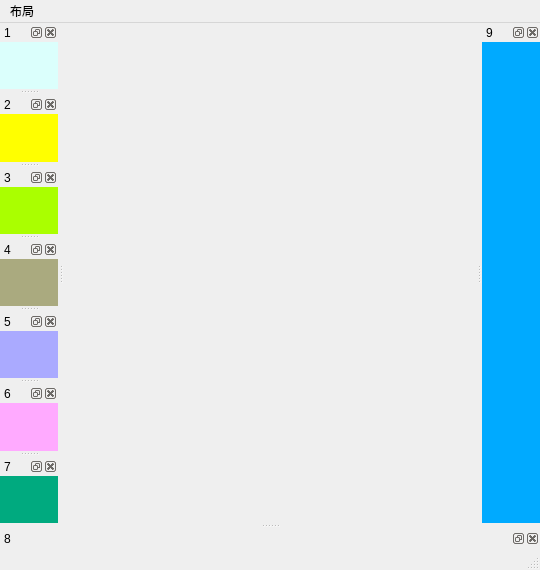
<?xml version="1.0" encoding="UTF-8"?>
<ui version="4.0">
 <class>func3</class>
 <widget class="QMainWindow" name="func3">
  <property name="geometry">
   <rect>
    <x>0</x>
    <y>0</y>
    <width>540</width>
    <height>570</height>
   </rect>
  </property>
  <property name="windowTitle">
   <string>MainWindow</string>
  </property>
  <widget class="QWidget" name="centralwidget"/>
  <widget class="QMenuBar" name="menubar">
   <property name="geometry">
    <rect>
     <x>0</x>
     <y>0</y>
     <width>540</width>
     <height>21</height>
    </rect>
   </property>
   <widget class="QMenu" name="menu">
    <property name="title">
     <string>布局</string>
    </property>
    <addaction name="action_sudoku"/>
    <addaction name="action_v"/>
    <addaction name="action_h"/>
   </widget>
   <addaction name="menu"/>
  </widget>
  <widget class="QStatusBar" name="statusbar"/>
  <widget class="QDockWidget" name="w_1">
   <property name="styleSheet">
    <string notr="true">background-color: rgb(219, 255, 252);</string>
   </property>
   <property name="allowedAreas">
    <set>Qt::DockWidgetArea::AllDockWidgetAreas</set>
   </property>
   <property name="windowTitle">
    <string>1</string>
   </property>
   <attribute name="dockWidgetArea">
    <number>1</number>
   </attribute>
   <widget class="QWidget" name="dockWidgetContents_9"/>
  </widget>
  <widget class="QDockWidget" name="w_2">
   <property name="styleSheet">
    <string notr="true">background-color: rgb(255, 255, 0);</string>
   </property>
   <property name="windowTitle">
    <string>2</string>
   </property>
   <attribute name="dockWidgetArea">
    <number>1</number>
   </attribute>
   <widget class="QWidget" name="dockWidgetContents_11"/>
  </widget>
  <widget class="QDockWidget" name="w_3">
   <property name="styleSheet">
    <string notr="true">background-color: rgb(170, 255, 0);</string>
   </property>
   <property name="windowTitle">
    <string>3</string>
   </property>
   <attribute name="dockWidgetArea">
    <number>1</number>
   </attribute>
   <widget class="QWidget" name="dockWidgetContents_12"/>
  </widget>
  <widget class="QDockWidget" name="w_4">
   <property name="styleSheet">
    <string notr="true">background-color: rgb(170, 170, 127);</string>
   </property>
   <property name="windowTitle">
    <string>4</string>
   </property>
   <attribute name="dockWidgetArea">
    <number>1</number>
   </attribute>
   <widget class="QWidget" name="dockWidgetContents_13"/>
  </widget>
  <widget class="QDockWidget" name="w_5">
   <property name="styleSheet">
    <string notr="true">background-color: rgb(170, 170, 255);</string>
   </property>
   <property name="windowTitle">
    <string>5</string>
   </property>
   <attribute name="dockWidgetArea">
    <number>1</number>
   </attribute>
   <widget class="QWidget" name="dockWidgetContents_14"/>
  </widget>
  <widget class="QDockWidget" name="w_6">
   <property name="styleSheet">
    <string notr="true">background-color: rgb(255, 170, 255);</string>
   </property>
   <property name="windowTitle">
    <string>6</string>
   </property>
   <attribute name="dockWidgetArea">
    <number>1</number>
   </attribute>
   <widget class="QWidget" name="dockWidgetContents_15"/>
  </widget>
  <widget class="QDockWidget" name="w_7">
   <property name="styleSheet">
    <string notr="true">background-color: rgb(0, 170, 127);</string>
   </property>
   <property name="windowTitle">
    <string>7</string>
   </property>
   <attribute name="dockWidgetArea">
    <number>1</number>
   </attribute>
   <widget class="QWidget" name="dockWidgetContents_16"/>
  </widget>
  <widget class="QDockWidget" name="w_8">
   <property name="styleSheet">
    <string notr="true">background-color: rgb(255, 85, 0);</string>
   </property>
   <property name="windowTitle">
    <string>8</string>
   </property>
   <attribute name="dockWidgetArea">
    <number>8</number>
   </attribute>
   <widget class="QWidget" name="dockWidgetContents_18"/>
  </widget>
  <widget class="QDockWidget" name="w_9">
   <property name="styleSheet">
    <string notr="true">background-color: rgb(0, 170, 255);</string>
   </property>
   <property name="windowTitle">
    <string>9</string>
   </property>
   <attribute name="dockWidgetArea">
    <number>2</number>
   </attribute>
   <widget class="QWidget" name="dockWidgetContents_19"/>
  </widget>
  <action name="action_sudoku">
   <property name="text">
    <string>九宫格</string>
   </property>
  </action>
  <action name="action_v">
   <property name="text">
    <string>垂直</string>
   </property>
  </action>
  <action name="action_h">
   <property name="text">
    <string>水平</string>
   </property>
  </action>
 </widget>
 <resources/>
 <connections/>
</ui>
